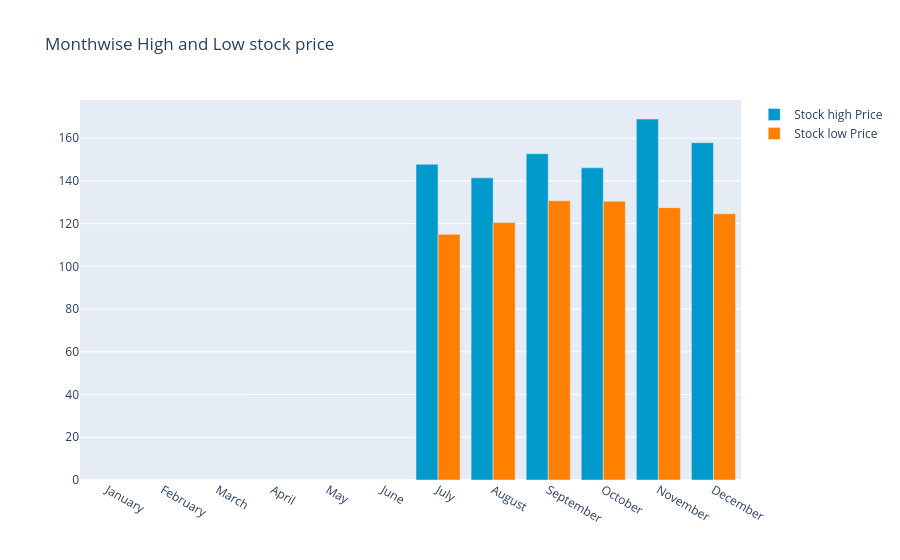

Notebook code for this chart:
### Code cell
y_2021.groupby(y_2021['date'].dt.strftime('%B'))['low'].min()
monthvise_high = y_2021.groupby(data['date'].dt.strftime('%B'))['high'].max()
monthvise_high = monthvise_high.reindex(new_order, axis=0)

monthvise_low = y_2021.groupby(y_2021['date'].dt.strftime('%B'))['low'].min()
monthvise_low = monthvise_low.reindex(new_order, axis=0)

fig = go.Figure()
fig.add_trace(go.Bar(
    x=monthvise_high.index,
    y=monthvise_high,
    name='Stock high Price',
    marker_color='rgb(0, 153, 204)'
))
fig.add_trace(go.Bar(
    x=monthvise_low.index,
    y=monthvise_low,
    name='Stock low Price',
    marker_color='rgb(255, 128, 0)'
))

fig.update_layout(barmode='group',
                  title=' Monthwise High and Low stock price')
fig.show()

### Figure 1 — Plotly figure (JSON) as saved in the notebook; plotly's stock layout.template omitted (floating-point values rounded to 4 significant figures)
{"data": [{"marker": {"color": "rgb(0, 153, 204)"}, "name": "Stock high Price", "x": ["January", "February", "March", "April", "May", "June", "July", "August", "September", "October", "November", "December"], "y": [null, null, null, null, null, null, 147.8, 141.4, 152.8, 146.1, 169, 157.9], "type": "bar"}, {"marker": {"color": "rgb(255, 128, 0)"}, "name": "Stock low Price", "x": ["January", "February", "March", "April", "May", "June", "July", "August", "September", "October", "November", "December"], "y": [null, null, null, null, null, null, 115, 120.5, 130.7, 130.5, 127.5, 124.6], "type": "bar"}], "layout": {"barmode": "group", "title": {"text": " Monthwise High and Low stock price"}}}
